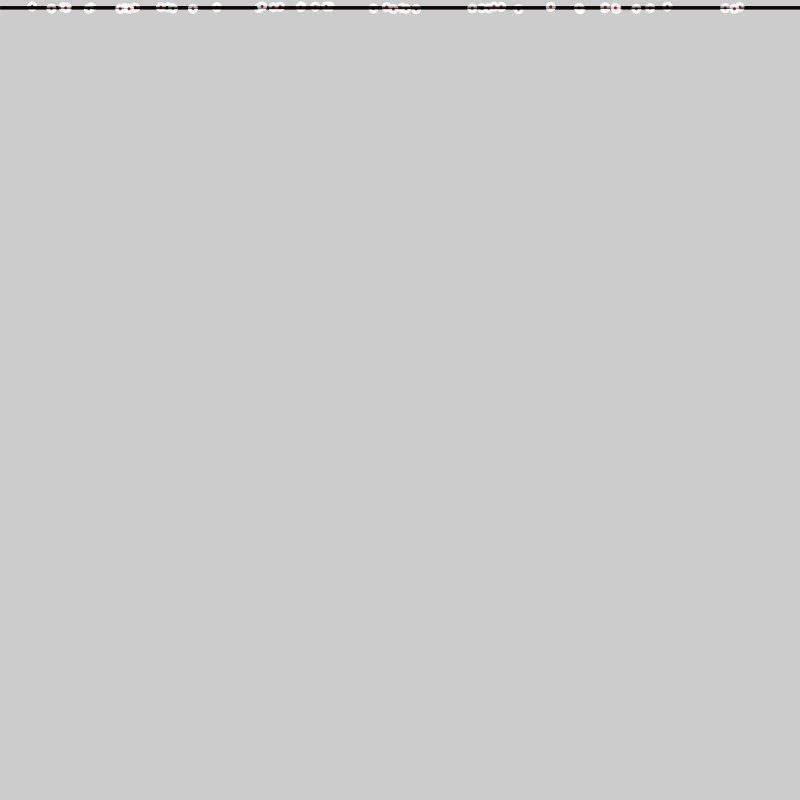
Frame 1 (no input)
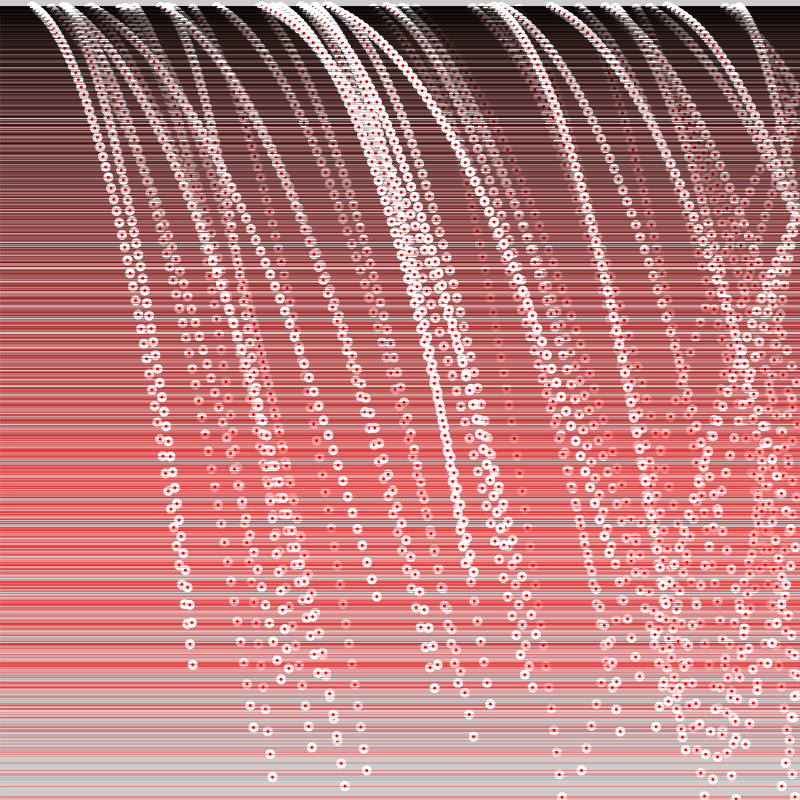
Frame 60 (the mouse pressed at the canvas centre just before this capture)
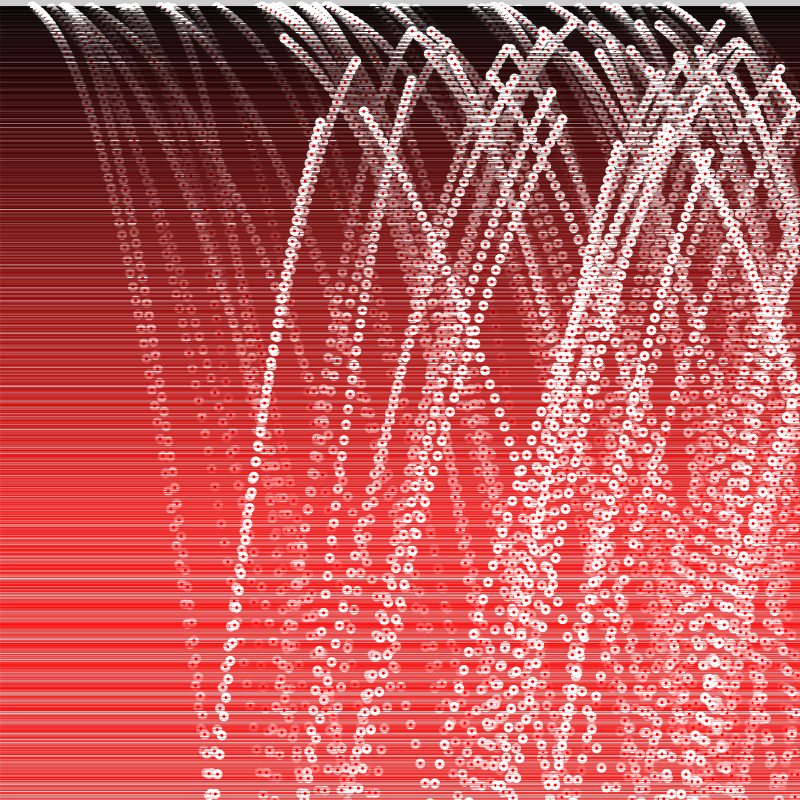
Frame 120 (the mouse held since frame 60 and released just before this capture)

The Processing sketch that drew these frames (run headless with seeded random() and noise(); from frame 60 on, the mouse is pressed at the canvas centre):

// Processing sketch: class_intro
// ── class_intro.pde
Ball [] b;
int total = 50;


void setup() {
  size(800, 800);
  smooth(8);
  b = new Ball[total];
  for (int i = 0; i < total; i++) {
    b[i] = new Ball();
  }
}



void draw() {
//  fill(205, 70);
//  noStroke();
//  rect(0, 0, width, height);
  for(int i = 0; i < total; i++) {
    b[i].run();
  }
}


// ── ballClass.pde
class Ball {
  PVector location;
  PVector velocity;
  PVector gravity;
  PVector wind;
  float d = 10;



  Ball () {
    location = new PVector(random(d/2, width-d/2), d/2);
    velocity = new PVector(random(2, 5), random(1, 4));
    gravity = new PVector(0, random(.25, .35));
    wind = new PVector(random(-.02, .02), 0);
  }

  void run() {
    
    //gravity.add(wind);
    velocity.add(gravity);
    location.add(velocity);

    noStroke();
    fill(255);
    ellipse(location.x, location.y, d, d);
    fill(255, 0, 0);
    ellipse(location.x, location.y, 3, 3);
    stroke(location.y/2, 0, 0, 50);
    line(0, location.y, width, location.y);

    if (location.x > width-d/2 || location.x < d/2) {
      velocity.x = velocity.x *= -1;
    }

    if (location.y > height-d/2 || location.y < d/2) {
      velocity.y = velocity.y *= -1;
    }
  }
}
